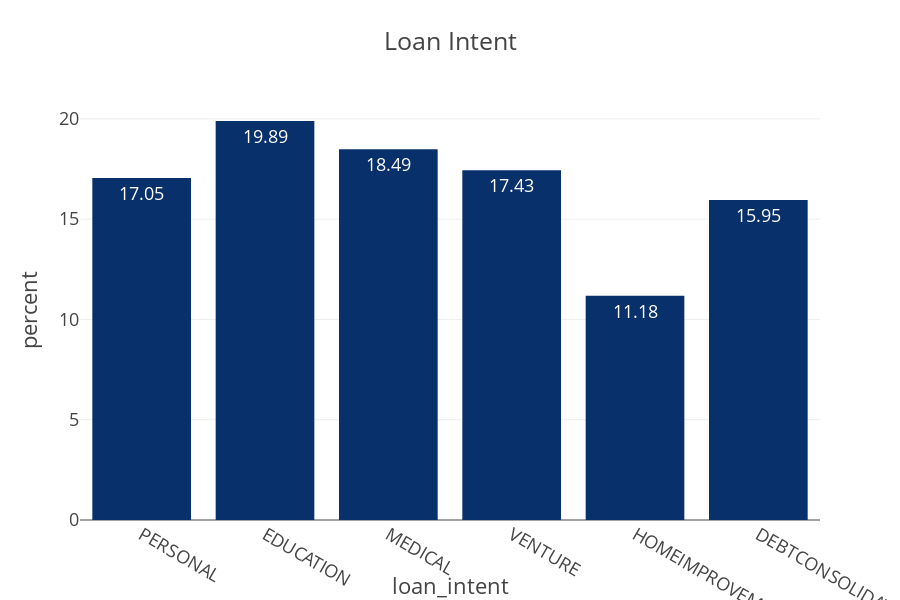

The cell this chart's notebook holds for it:
### Markdown cell above
The loan grades distribution highlights a predominant concentration in grades A and B, with 9345 and 9094 instances, respectively, suggesting a lower risk profile for these loans. Grade C follows closely with 5682 instances. As the grades descend, the number of loans decreases, indicating a decreasing trend in loan quality. Grades D, E, F, and G represent progressively fewer instances, with 3243, 869, 209, and 59 loans, respectively, reflecting a higher risk potential in these categories.

### Code cell
# histogram of loan intent

fig = px.histogram(df_cr, x = "loan_intent", histnorm="percent", text_auto=".2f", template="presentation", title = "Loan Intent",  color_discrete_sequence=px.colors.sequential.Blues_r, width=900, height=600)

fig.update_layout()
fig.show()

### Figure 1 — Plotly figure (JSON) as saved in the notebook; plotly's stock layout.template omitted (floating-point values rounded to 4 significant figures; data arrays with more than 128 entries replaced by an {"elided": "..."} marker saying what was removed)
{"data": [{"alignmentgroup": "True", "bingroup": "x", "histnorm": "percent", "hovertemplate": "loan_intent=%{x}<br>percent=%{y}<extra></extra>", "legendgroup": "", "marker": {"color": "rgb(8,48,107)", "pattern": {"shape": ""}}, "name": "", "offsetgroup": "", "orientation": "v", "showlegend": false, "texttemplate": "%{value:.2f}", "type": "histogram", "x": {"elided": "28501 str values"}, "xaxis": "x", "yaxis": "y"}], "layout": {"barmode": "relative", "height": 600, "legend": {"tracegroupgap": 0}, "title": {"text": "Loan Intent"}, "width": 900, "xaxis": {"anchor": "y", "domain": [0, 1], "title": {"text": "loan_intent"}}, "yaxis": {"anchor": "x", "domain": [0, 1], "title": {"text": "percent"}}}}
